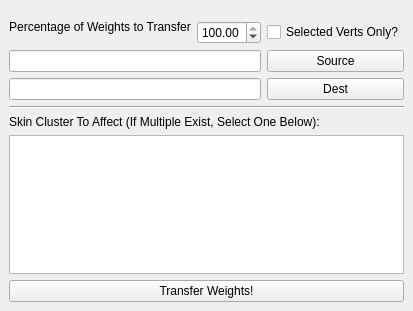
<?xml version="1.0" encoding="UTF-8"?>
<ui version="4.0">
 <class>WeightJumper</class>
 <widget class="QMainWindow" name="WeightJumper">
  <property name="geometry">
   <rect>
    <x>0</x>
    <y>0</y>
    <width>372</width>
    <height>311</height>
   </rect>
  </property>
  <property name="windowTitle">
   <string>Weight Jumper</string>
  </property>
  <widget class="QWidget" name="centralwidget">
   <layout class="QGridLayout" name="gridLayout">
    <item row="3" column="0" colspan="3">
     <widget class="QLineEdit" name="sourceJoint_lineEdit">
      <property name="enabled">
       <bool>true</bool>
      </property>
      <property name="mouseTracking">
       <bool>false</bool>
      </property>
      <property name="focusPolicy">
       <enum>Qt::StrongFocus</enum>
      </property>
     </widget>
    </item>
    <item row="3" column="3">
     <widget class="QPushButton" name="loadSource_pushButton">
      <property name="text">
       <string>Source</string>
      </property>
     </widget>
    </item>
    <item row="4" column="0" colspan="3">
     <widget class="QLineEdit" name="destJoint_lineEdit">
      <property name="enabled">
       <bool>true</bool>
      </property>
      <property name="mouseTracking">
       <bool>false</bool>
      </property>
      <property name="focusPolicy">
       <enum>Qt::StrongFocus</enum>
      </property>
     </widget>
    </item>
    <item row="4" column="3">
     <widget class="QPushButton" name="loadDest_pushButton">
      <property name="text">
       <string>Dest</string>
      </property>
     </widget>
    </item>
    <item row="5" column="0" colspan="4">
     <widget class="Line" name="line">
      <property name="orientation">
       <enum>Qt::Horizontal</enum>
      </property>
     </widget>
    </item>
    <item row="6" column="0" colspan="4">
     <widget class="QLabel" name="label_2">
      <property name="text">
       <string>Skin Cluster To Affect (If Multiple Exist, Select One Below):</string>
      </property>
     </widget>
    </item>
    <item row="7" column="0" colspan="4">
     <widget class="QListWidget" name="skinCluster_listWidget"/>
    </item>
    <item row="8" column="0" colspan="4">
     <widget class="QPushButton" name="transferWeights_pushButton">
      <property name="text">
       <string>Transfer Weights!</string>
      </property>
     </widget>
    </item>
    <item row="2" column="3">
     <widget class="QCheckBox" name="selVerts_checkBox">
      <property name="text">
       <string>Selected Verts Only?</string>
      </property>
     </widget>
    </item>
    <item row="2" column="2">
     <widget class="QDoubleSpinBox" name="percentage_SpinBox">
      <property name="maximum">
       <double>100.000000000000000</double>
      </property>
      <property name="singleStep">
       <double>1.000000000000000</double>
      </property>
      <property name="value">
       <double>100.000000000000000</double>
      </property>
     </widget>
    </item>
    <item row="0" column="0" rowspan="3" colspan="2">
     <widget class="QLabel" name="label">
      <property name="text">
       <string>Percentage of Weights to Transfer</string>
      </property>
      <property name="alignment">
       <set>Qt::AlignCenter</set>
      </property>
     </widget>
    </item>
   </layout>
  </widget>
 </widget>
 <resources/>
 <connections/>
</ui>
